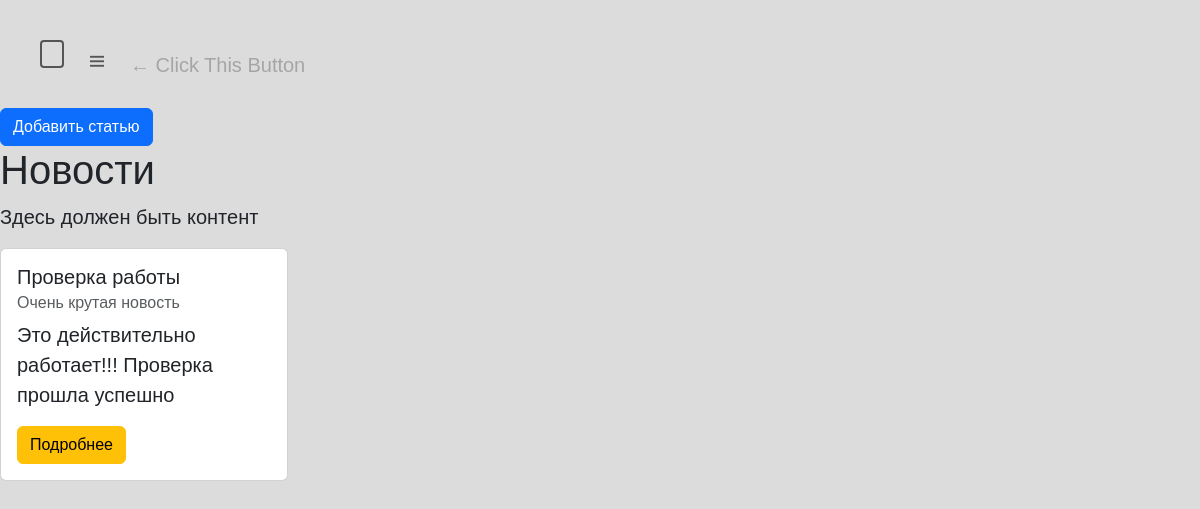
The page /news/ on the database as committed earlier.
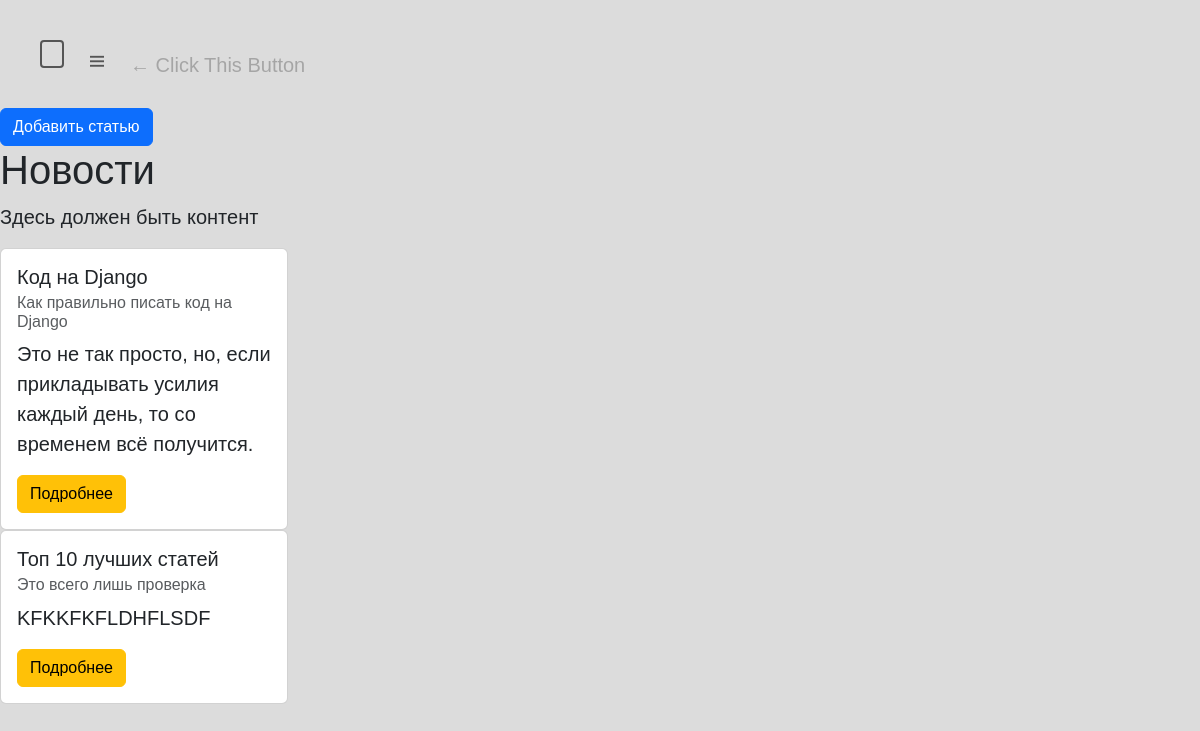
The same page on the database as committed later.
### news/models.py (models this page shows, shortened)
class Articles(models.Model):
    title = models.CharField('Название', max_length=50)
    anons = models.CharField('Анонс', max_length=250)
    full_text = models.TextField('Статья')
    date = models.DateTimeField('Дата публикации')
    class Meta:
        verbose_name = 'Новость'
        verbose_name_plural = 'Новости'

### news/views.py (the view)
# urls.py: path('', views.news_home, name='news_home'),
def news_home(request):
    news = Articles.objects.order_by('-date')
    return render(request, 'news/news_home.html', {'news': news})

### news/templates/news/news_home.html (shortened to what this page needs)
{% extends 'main/layout.html' %}
{% block content %}
    <h1>Новости</h1>
    <p>Здесь должен быть контент</p>
    {% for el in news %}
        <div class="card" style="width: 18rem;">
            <div class="card-body">
            <h5 class="card-title">{{el.title}}</h5>
            <h6 class="card-subtitle mb-2 text-muted">{{el.anons}}</h6>
            <p class="card-text">{{el.full_text}}</p>
            <a href="{% url 'news-detail' el.id %}" class="btn btn-warning">Подробнее</a>
            </div>
        </div>
    {% endfor %}
{% endblock %}

### main/templates/main/layout.html (shortened to what this page needs)
{% load static %}
<!DOCTYPE html>
<html lang="ru">
<head>
    <link href="https://cdn.jsdelivr.net/npm/bootstrap@5.3.0-alpha1/dist/css/bootstrap.min.css" rel="stylesheet">
    <link rel="stylesheet" href="{% static 'main/css/style.css' %}">
    <link rel="stylesheet" href="">
  </head>
</head>
<body>
    <details>
        <summary></summary>
    </details>
    <a href="{% url 'create' %}"><button type="button" class="btn btn-primary">Добавить статью</button></a>
    <main>
        {% block content %}
        {% endblock %}
    </main>
</body>
</html>

### main/static/main/css/style.css (style rules this page uses)
:root { --primColor: #dcdcdc; --secoColor: #555555; --cornerRad: 4px; }
body { background-color: var(--primColor); font-family: Arial, Helvetica, sans-serif; font-size: 20px; }
details { margin: 40px; }
summary { writing-mode: vertical-lr; text-align: center; padding: 12px 10px; width: 23px; height: 17px; background-color: var(--primColor); border: 2px solid var(--secoColor); border-radius: var(--cornerRad); color: var(--secoColor); cursor: pointer; user-select: none; outline: none; transition: transform 200ms ease-in-out 0s; }
summary::before, summary::after { position: static; top: 0; left: 0; }
summary::before { content: ""; }
summary::after { content: "III"; letter-spacing: -1px; }
summary::marker { font-size: 0; }
details::before { content: "← Click This Button"; color: var(--secoColor); position: absolute; margin-left: 80px; padding: 10px 10px; opacity: 0.4; }

Rows that differ between the two databases and show on the page:
removed Articles: title "Проверка работы", anons "Очень крутая новость", full_text "Это действительно работает!!! Проверка прошла успешно"
added Articles: title "Код на Django", anons "Как правильно писать код на Django", full_text "Это не так просто, но, если прикладывать усилия каждый день, то со временем всё получится."
added Articles: title "Топ 10 лучших статей", anons "Это всего лишь проверка", full_text "KFKKFKFLDHFLSDF"
